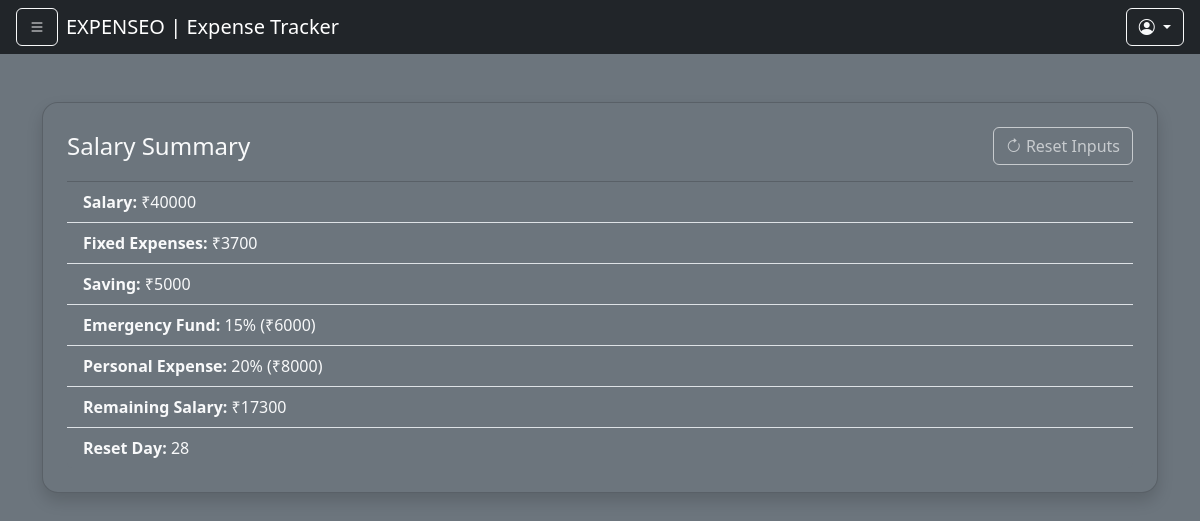
The app's page /expense-tracker/ (signed in), older data.
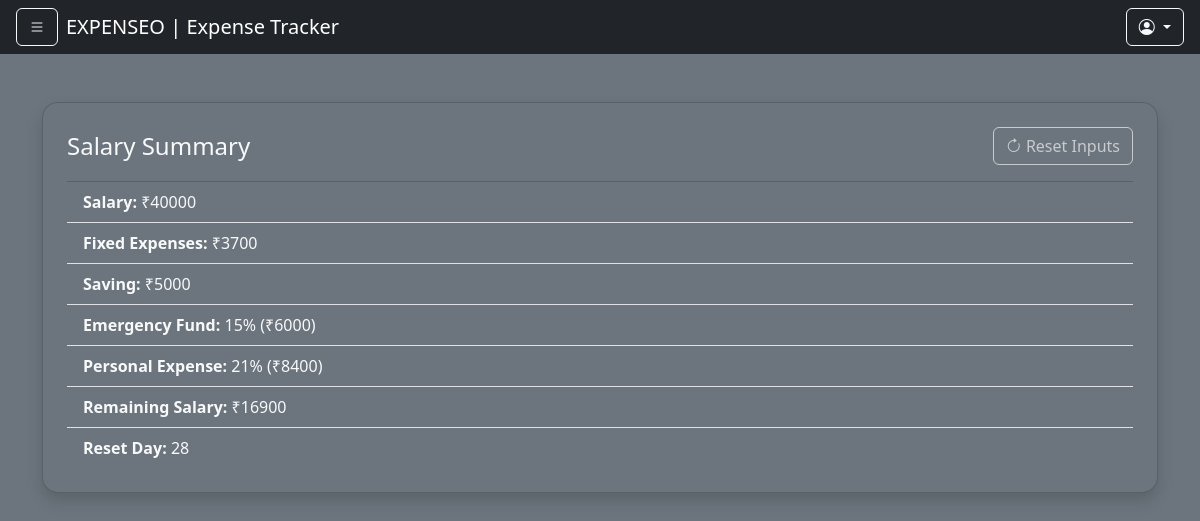
The same page, newer data.
### apps/expense/models.py (models this page shows, shortened)
class BaseClass(models.Model):
    UID = models.UUIDField(default=uuid.uuid4, primary_key=True, null=False, blank=False)
    created_at = models.DateTimeField(auto_now_add=True)
    updated_at = models.DateTimeField(auto_now=True)
    class Meta:
        abstract = True

class UserSalary(BaseClass):
    user = models.ForeignKey(Users, on_delete=models.CASCADE)
    salary = models.PositiveIntegerField(default=0)
    reset_day = models.PositiveSmallIntegerField(default=1)
    fixed_expenses = models.JSONField(default=dict)
    saving = models.PositiveIntegerField(default=0)
    emergency_percent = models.PositiveSmallIntegerField(default=10)
    personal_percent = models.PositiveSmallIntegerField(default=40)
    remaining_salary = models.PositiveIntegerField(default=0)
    def get_total_fixed_expense(self):
        return sum(self.fixed_expenses.values())
    def get_emergency_amount(self):
        return self.salary * self.emergency_percent // 100
    def get_personal_amount(self):
        return self.salary * self.personal_percent // 100

### apps/expense/views.py (the view, shortened to what this page needs)
# urls.py: path('expense-tracker/',expense_tracker,name="expense_tracker"),
def expense_tracker(request):
    user_uid = request.session.get('user_id')
    if not user_uid:
        messages.warning(request, "Please log in to view your recent expenses.")
        return redirect('login')
    user_instance = Users.objects.get(UID=user_uid)
    user_details, created = UserDetails.objects.get_or_create(
    user=user_instance,
    defaults={
        'full_name': '',
        'dob': '2000-01-01',
        'gender': '',
        'state': '',
        'city': '',
        'occupation': '',
        'is_filled': False
        }
    )
    user_salary, created = UserSalary.objects.get_or_create(
        user=user_instance,
        defaults={
            'salary': 0,
            'saving': 0,
            'fixed_expenses': {},
            'emergency_percent': 10,
            'personal_percent': 40,
            'remaining_salary': 0,
            'reset_day': 1
        }
    )
    today_day = datetime.datetime.today().day
    is_reset_day = user_salary.reset_day == today_day
    is_first_time = created or (user_salary.salary == 0)
    show_popup = is_first_time or is_reset_day
    allow_edit = is_first_time or is_reset_day
    context = {
        'user':user_instance,
        'userd':user_details,
        'is_employed': user_details.occupation == 'employed',
        'show_popup': show_popup,
        'user_salary': user_salary,
        'range_1_28': range(1, 29),
        'allow_edit': allow_edit,
    }
    return render(request, 'expense/expense_tracker.html', context)

### apps/expense/templates/expense/expense_tracker.html (shortened to what the changed rows need)
{% extends 'expense/base.html' %}
{% block body %}
<div class="container py-5">
  {% if is_employed %}
    {% if show_popup %}
      <form method="POST">
        {% csrf_token %}
        <div class="card bg-secondary text-light shadow rounded-4 p-4">
          <h4 class="mb-4">Monthly Salary & Allocation</h4>
          <div class="row mb-3">
            <div class="col-md-6">
              <label for="salary" class="form-label">Salary (₹)</label>
              <input type="number" name="salary" step="100" id="salary" class="form-control bg-dark text-light" value="{{ user_salary.salary|default:0 }}" {% if not allow_edit %}readonly{% endif %} required>
              {% if not allow_edit and not is_first_time %}
                <small class="text-muted">You can edit again on reset day.</small>
              {% endif %}
            </div>
            <div class="col-md-6">
              <label for="saving" class="form-label">Saving (₹)</label>
              <input type="number" name="saving" id="saving" class="form-control bg-dark text-light" value="{{ user_salary.saving|default:0 }}" required>
            </div>
          </div>
          <div class="mb-3">
            <label class="form-label">Fixed Expenses</label>
            <table class="table table-dark table-bordered">
              <thead>
                <tr>
                  <th>Item</th>
                  <th>Amount (₹)</th>
                  <th>Remove</th>
                </tr>
              </thead>
              <tbody id="expenseRows">
                {% for key, value in user_salary.fixed_expenses.items %}
                <tr>
                  <td><input type="text" name="item" class="form-control bg-dark text-light" value="{{ key }}"></td>
                  <td><input type="number" name="amount" class="form-control bg-dark text-light" value="{{ value }}"></td>
                  <td><button type="button" class="btn btn-sm btn-danger" onclick="removeRow(this)">✖</button></td>
                </tr>
                {% endfor %}
              </tbody>
            </table>
            <button type="button" class="btn btn-outline-light btn-sm" onclick="addRow()">+ Add Row</button>
            <input type="hidden" name="fixed_expenses" id="fixedExpensesInput">
          </div>
          <div class="row mb-3">
            <div class="col">
              <label class="form-label">Emergency Fund (%)</label>
              <input type="range" name="emergency_percent" class="form-range" min="5" max="50" value="{{ user_salary.emergency_percent }}" oninput="document.getElementById('emg_val').innerText = this.value + '%'">
              <span id="emg_val">{{ user_salary.emergency_percent }}%</span>
            </div>
            <div class="col">
              <label class="form-label">Personal Expense (%)</label>
              <input type="range" name="personal_percent" class="form-range" min="5" max="70" value="{{ user_salary.personal_percent }}" oninput="document.getElementById('per_val').innerText = this.value + '%'">
              <span id="per_val">{{ user_salary.personal_percent }}%</span>
            </div>
          </div>
          <div class="mb-3">
            <label class="form-label">Select Reset Day (1–28)</label>
            <div class="d-flex flex-wrap gap-2">
              {% for day in range_1_28 %}
              <input type="radio" class="btn-check" name="reset_day" id="day{{ day }}" value="{{ day }}" {% if user_salary.reset_day == day %}checked{% endif %} required>
              <label class="btn btn-outline-light btn-sm" for="day{{ day }}">{{ day }}</label>
              {% endfor %}
            </div>
          </div>
          <div class="d-flex justify-content-between">
            <button type="submit" class="btn btn-success" {% if not allow_edit %}disabled{% endif %}>
              <i class="bi bi-floppy"></i> Save Salary
            </button>
            <button type="button" class="btn btn-warning" onclick="location.reload();" {% if not allow_edit %}disabled{% endif %}>
              <i class="bi bi-arrow-clockwise"></i> Reset Inputs
            </button>
          </div>
        </div>
      </form>
    {% else %}
      <div class="card bg-secondary text-light shadow p-4 rounded-4">
        <div class="row align-items-center mb-3">
          <div class="col-md-8">
            <h4 class="mb-0">Salary Summary</h4>
          </div>
          <div class="col-md-4 text-end">
            <button type="button" class="btn btn-outline-light"
                    onclick="location.reload();"
                    {% if not allow_edit %}disabled data-bs-toggle="tooltip" title="Reset is only allowed on Reset Day"{% endif %}>
              <i class="bi bi-arrow-clockwise"></i> Reset Inputs
            </button>
          </div>
        </div>
        <ul class="list-group list-group-flush bg-secondary">
          <li class="list-group-item bg-secondary text-light"><strong>Salary:</strong> ₹{{ user_salary.salary }}</li>
          <li class="list-group-item bg-secondary text-light"><strong>Fixed Expenses:</strong> ₹{{ user_salary.get_total_fixed_expense }}</li>
          <li class="list-group-item bg-secondary text-light"><strong>Saving:</strong> ₹{{ user_salary.saving }}</li>
          <li class="list-group-item bg-secondary text-light"><strong>Emergency Fund:</strong> {{ user_salary.emergency_percent }}% (₹{{ user_salary.get_emergency_amount }})</li>
          <li class="list-group-item bg-secondary text-light"><strong>Personal Expense:</strong> {{ user_salary.personal_percent }}% (₹{{ user_salary.get_personal_amount }})</li>
          <li class="list-group-item bg-secondary text-light"><strong>Remaining Salary:</strong> ₹{{ user_salary.remaining_salary }}</li>
          <li class="list-group-item bg-secondary text-light"><strong>Reset Day:</strong> {{ user_salary.reset_day }}</li>
        </ul>
      </div>
    {% endif %}
  {% else %}
    <div class="alert alert-danger mt-4">You must be marked as "Employed" in your profile to use the salary features.</div>
  {% endif %}
</div>
{% endblock %}

Row changes from the older to the newer data that the page shows:
changed UserSalary: personal_percent "20" → "21"; get_personal_amount "8000" → "8400"; remaining_salary "17300" → "16900"
